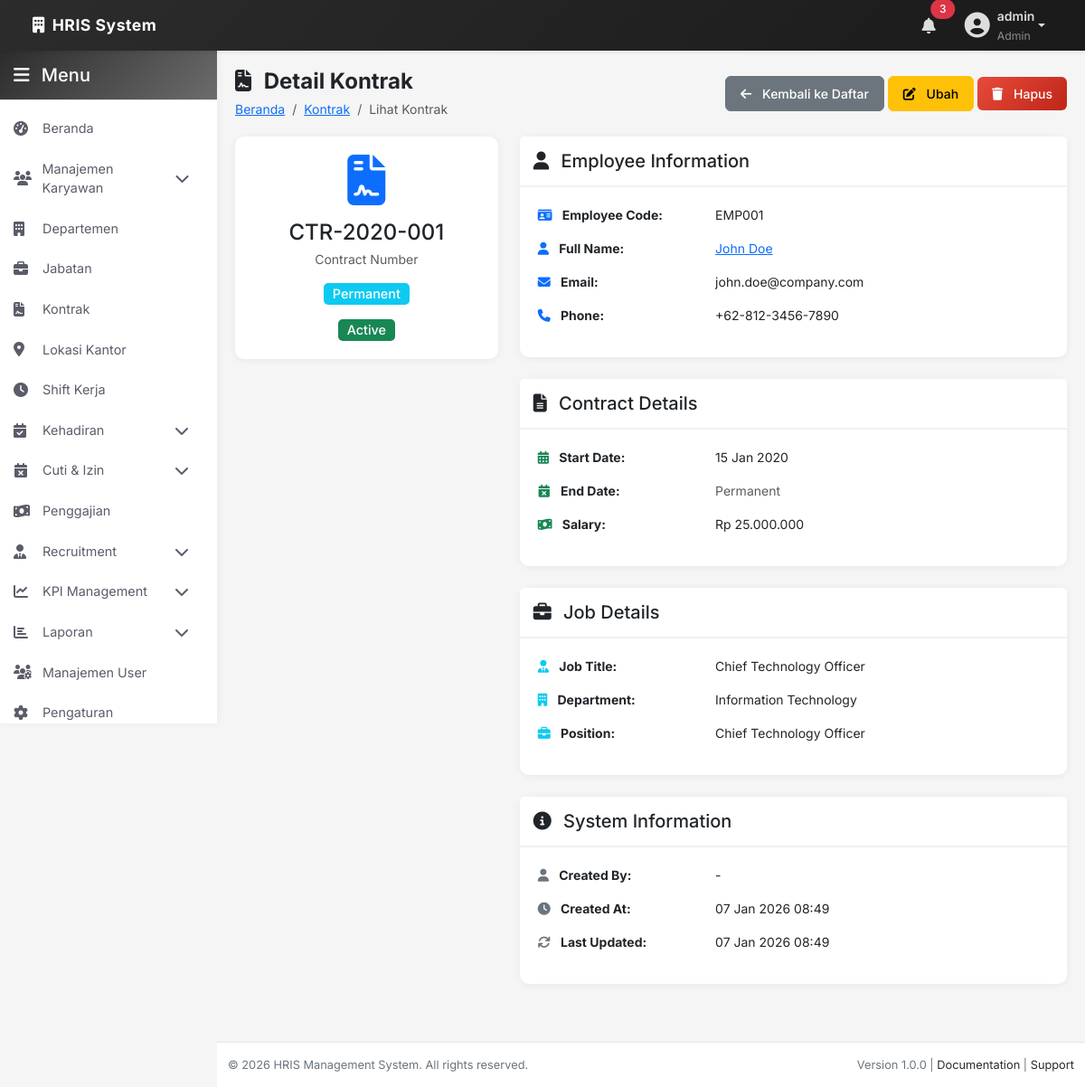
/admin/contracts/view.php?id=1 (signed in), run on the app's committed database.
### tables this page shows
CREATE TABLE `contracts` (
  `id` int(11) NOT NULL,
  `employee_id` int(11) NOT NULL,
  `contract_number` varchar(50) NOT NULL,
  `contract_type` enum('Permanent','Contract','Probation','Internship','Freelance') NOT NULL,
  `start_date` date NOT NULL,
  `end_date` date DEFAULT NULL,
  `salary` decimal(12,2) DEFAULT NULL,
  `job_title` varchar(100) DEFAULT NULL,
  `department_id` int(11) DEFAULT NULL,
  `position_id` int(11) DEFAULT NULL,
  `contract_status` enum('Active','Expired','Terminated','Renewed') DEFAULT 'Active',
  `contract_file` varchar(255) DEFAULT NULL,
  `notes` text DEFAULT NULL,
  `created_by` int(11) DEFAULT NULL,
  `created_at` timestamp NOT NULL DEFAULT current_timestamp(),
  `updated_at` timestamp NOT NULL DEFAULT current_timestamp() ON UPDATE current_timestamp()
);

CREATE TABLE `employees` (
  `id` int(11) NOT NULL,
  `employee_code` varchar(20) NOT NULL,
  `first_name` varchar(50) NOT NULL,
  `last_name` varchar(50) NOT NULL,
  `email` varchar(100) NOT NULL,
  `phone` varchar(20) DEFAULT NULL,
  `date_of_birth` date DEFAULT NULL,
  `gender` enum('Male','Female','Other') NOT NULL,
  `address` text DEFAULT NULL,
  `department_id` int(11) DEFAULT NULL,
  `position_id` int(11) DEFAULT NULL,
  `hire_date` date NOT NULL,
  `employment_status` enum('Active','Inactive','On Leave','Terminated') DEFAULT 'Active',
  `basic_salary` decimal(15,2) DEFAULT 0.00,
  `salary` decimal(12,2) DEFAULT NULL,
  `photo` varchar(255) DEFAULT NULL,
  `user_id` int(11) DEFAULT NULL,
  `created_at` timestamp NOT NULL DEFAULT current_timestamp(),
  `updated_at` timestamp NOT NULL DEFAULT current_timestamp() ON UPDATE current_timestamp()
);

CREATE TABLE `departments` (
  `id` int(11) NOT NULL,
  `department_name` varchar(100) NOT NULL,
  `department_code` varchar(20) NOT NULL,
  `description` text DEFAULT NULL,
  `created_at` timestamp NOT NULL DEFAULT current_timestamp(),
  `updated_at` timestamp NOT NULL DEFAULT current_timestamp() ON UPDATE current_timestamp()
);

CREATE TABLE `positions` (
  `id` int(11) NOT NULL,
  `position_name` varchar(100) NOT NULL,
  `level` int(11) DEFAULT NULL,
  `position_code` varchar(20) NOT NULL,
  `description` text DEFAULT NULL,
  `created_at` timestamp NOT NULL DEFAULT current_timestamp(),
  `updated_at` timestamp NOT NULL DEFAULT current_timestamp() ON UPDATE current_timestamp()
);

### includes/functions.php (called while the page is built, shortened)
<?php
function formatDate($date, $format = 'd M Y') {
    return date($format, strtotime($date));
}
function formatCurrency($amount) {
    return 'Rp ' . number_format($amount, 0, ',', '.');
}

### admin/contracts/view.php (the view, shortened to what this page needs)
<?php
include __DIR__ . '/../includes/header.php';
include __DIR__ . '/../includes/sidebar.php';
$id = $_GET['id'] ?? 0;
try {
    $stmt = $pdo->prepare("SELECT c.*,
                           CONCAT(e.first_name, ' ', e.last_name) as employee_name,
                           e.employee_code, e.email as employee_email, e.phone as employee_phone,
                           d.department_name,
                           p.position_name,
                           CONCAT(u.username) as created_by_name
                           FROM contracts c
                           LEFT JOIN employees e ON c.employee_id = e.id
                           LEFT JOIN departments d ON c.department_id = d.id
                           LEFT JOIN positions p ON c.position_id = p.id
                           LEFT JOIN users u ON c.created_by = u.id
                           WHERE c.id = ?");
    $stmt->execute([$id]);
    $contract = $stmt->fetch();
} catch (PDOException $e) {
    error_log("Error fetching contract: " . $e->getMessage());
    redirect('/hrm/admin/contracts/index.php', 'error', 'Error fetching contract details');
}
?>
<div class="page-header">
    <div class="row align-items-center">
        <div class="col-md-6">
            <h1><i class="fas fa-file-contract me-2"></i> Detail Kontrak</h1>
            <nav aria-label="breadcrumb">
                <ol class="breadcrumb">
                    <li class="breadcrumb-item"><a href="/hrm/admin/index.php">Beranda</a></li>
                    <li class="breadcrumb-item"><a href="/hrm/admin/contracts/index.php">Kontrak</a></li>
                    <li class="breadcrumb-item active">Lihat Kontrak</li>
                </ol>
            </nav>
        </div>
        <div class="col-md-6 text-md-end">
            <a href="/hrm/admin/contracts/index.php" class="btn btn-secondary">
                <i class="fas fa-arrow-left me-2"></i> Kembali ke Daftar
            </a>
            <a href="/hrm/admin/contracts/edit.php?id=<?php echo $contract['id']; ?>" class="btn btn-warning">
                <i class="fas fa-edit me-2"></i> Ubah
            </a>
            <button onclick="confirmDelete('/hrm/admin/contracts/delete.php?id=<?php echo $contract['id']; ?>', 'Hapus Kontrak?', 'Ini akan menghapus permanen kontrak ini')"
                    class="btn btn-danger">
                <i class="fas fa-trash me-2"></i> Hapus
            </button>
        </div>
    </div>
</div>
<div class="row">
    <div class="col-lg-4 mb-4">
        <div class="card fade-in">
            <div class="card-body text-center">
                <div class="mb-3">
                    <i class="fas fa-file-contract fa-4x text-primary"></i>
                </div>
                <h4 class="mb-1"><?php echo htmlspecialchars($contract['contract_number']); ?></h4>
                <p class="text-muted mb-3">Contract Number</p>
                <span class="badge bg-info mb-3" style="font-size: 0.9rem;">
                    <?php echo htmlspecialchars($contract['contract_type']); ?>
                </span>
                <?php
                $statusClass = '';
                switch ($contract['contract_status']) {
                    case 'Active': $statusClass = 'bg-success'; break;
                }
                ?>
                <br>
                <span class="badge <?php echo $statusClass; ?>" style="font-size: 0.9rem;">
                    <?php echo htmlspecialchars($contract['contract_status']); ?>
                </span>
            </div>
        </div>
    </div>
    <div class="col-lg-8 mb-4">
        <div class="card fade-in mb-4">
            <div class="card-header">
                <h5 class="mb-0">
                    <i class="fas fa-user me-2"></i> Employee Information
                </h5>
            </div>
            <div class="card-body">
                <div class="row mb-3">
                    <div class="col-md-4">
                        <strong><i class="fas fa-id-card me-2 text-primary"></i> Employee Code:</strong>
                    </div>
                    <div class="col-md-8">
                        <?php echo htmlspecialchars($contract['employee_code']); ?>
                    </div>
                </div>
                <div class="row mb-3">
                    <div class="col-md-4">
                        <strong><i class="fas fa-user me-2 text-primary"></i> Full Name:</strong>
                    </div>
                    <div class="col-md-8">
                        <a href="/hrm/admin/employees/view.php?id=<?php echo $contract['employee_id']; ?>">
                            <?php echo htmlspecialchars($contract['employee_name']); ?>
                        </a>
                    </div>
                </div>
                <div class="row mb-3">
                    <div class="col-md-4">
                        <strong><i class="fas fa-envelope me-2 text-primary"></i> Email:</strong>
                    </div>
                    <div class="col-md-8">
                        <?php echo htmlspecialchars($contract['employee_email'] ?? '-'); ?>
                    </div>
                </div>
                <div class="row mb-3">
                    <div class="col-md-4">
                        <strong><i class="fas fa-phone me-2 text-primary"></i> Phone:</strong>
                    </div>
                    <div class="col-md-8">
                        <?php echo htmlspecialchars($contract['employee_phone'] ?? '-'); ?>
                    </div>
                </div>
            </div>
        </div>
        <div class="card fade-in mb-4">
            <div class="card-header">
                <h5 class="mb-0">
                    <i class="fas fa-file-alt me-2"></i> Contract Details
                </h5>
            </div>
            <div class="card-body">
                <div class="row mb-3">
                    <div class="col-md-4">
                        <strong><i class="fas fa-calendar-alt me-2 text-success"></i> Start Date:</strong>
                    </div>
                    <div class="col-md-8">
                        <?php echo formatDate($contract['start_date']); ?>
                    </div>
                </div>
                <div class="row mb-3">
                    <div class="col-md-4">
                        <strong><i class="fas fa-calendar-times me-2 text-success"></i> End Date:</strong>
                    </div>
                    <div class="col-md-8">
                        <?php echo $contract['end_date'] ? formatDate($contract['end_date']) : '<span class="text-muted">Permanent</span>'; ?>
                    </div>
                </div>
                <div class="row mb-3">
                    <div class="col-md-4">
                        <strong><i class="fas fa-money-bill-wave me-2 text-success"></i> Salary:</strong>
                    </div>
                    <div class="col-md-8">
                        <?php echo $contract['salary'] ? formatCurrency($contract['salary']) : '-'; ?>
                    </div>
                </div>
            </div>
        </div>
        <div class="card fade-in mb-4">
            <div class="card-header">
                <h5 class="mb-0">
                    <i class="fas fa-briefcase me-2"></i> Job Details
                </h5>
            </div>
            <div class="card-body">
                <div class="row mb-3">
                    <div class="col-md-4">
                        <strong><i class="fas fa-user-tie me-2 text-info"></i> Job Title:</strong>
                    </div>
                    <div class="col-md-8">
                        <?php echo htmlspecialchars($contract['job_title'] ?? '-'); ?>
                    </div>
                </div>
                <div class="row mb-3">
                    <div class="col-md-4">
                        <strong><i class="fas fa-building me-2 text-info"></i> Department:</strong>
                    </div>
                    <div class="col-md-8">
                        <?php echo htmlspecialchars($contract['department_name'] ?? '-'); ?>
                    </div>
                </div>
                <div class="row mb-3">
                    <div class="col-md-4">
                        <strong><i class="fas fa-briefcase me-2 text-info"></i> Position:</strong>
                    </div>
                    <div class="col-md-8">
                        <?php echo htmlspecialchars($contract['position_name'] ?? '-'); ?>
                    </div>
                </div>
            </div>
        </div>
        <div class="card fade-in">
            <div class="card-header">
                <h5 class="mb-0">
                    <i class="fas fa-info-circle me-2"></i> System Information
                </h5>
            </div>
            <div class="card-body">
                <div class="row mb-3">
                    <div class="col-md-4">
                        <strong><i class="fas fa-user me-2 text-secondary"></i> Created By:</strong>
                    </div>
                    <div class="col-md-8">
                        <?php echo htmlspecialchars($contract['created_by_name'] ?? '-'); ?>
                    </div>
                </div>
                <div class="row mb-3">
                    <div class="col-md-4">
                        <strong><i class="fas fa-clock me-2 text-secondary"></i> Created At:</strong>
                    </div>
                    <div class="col-md-8">
                        <?php echo formatDate($contract['created_at'], 'd M Y H:i'); ?>
                    </div>
                </div>
                <div class="row mb-3">
                    <div class="col-md-4">
                        <strong><i class="fas fa-sync me-2 text-secondary"></i> Last Updated:</strong>
                    </div>
                    <div class="col-md-8">
                        <?php echo formatDate($contract['updated_at'], 'd M Y H:i'); ?>
                    </div>
                </div>
            </div>
        </div>
    </div>
</div>
<?php include __DIR__ . '/../includes/footer.php'; ?>

### assets/css/style.css (style rules this page uses)
:root { --primary-color: #2c2c2c; --primary-dark: #1a1a1a; --primary-light: #404040; --secondary-color: #6c6c6c; --success-color: #4a4a4a; --danger-color: #3a3a3a; --warning-color: #5a5a5a; --info-color: #505050; --light-bg: #f8f9fa; --dark-bg: #2c2c2c; --border-color: #dee2e6; --text-primary: #212529; --text-secondary: #6c757d; --text-muted: #adb5bd; --sidebar-width: 240px; --navbar-height: 56px; --transition: all 0.3s ease; }
* { margin: 0; padding: 0; box-sizing: border-box; }
body { font-family: 'Inter', 'Segoe UI', Tahoma, Geneva, Verdana, sans-serif; background-color: #f5f5f5; color: var(--text-primary); font-size: 0.875rem; line-height: 1.5; }
.page-header { margin-bottom: 20px; }
.page-header h1 { font-size: 1.5rem; font-weight: 700; color: var(--dark-color); margin-bottom: 5px; }
.breadcrumb { background: transparent; padding: 0; margin: 0; }
.card { border: none; border-radius: 10px; box-shadow: 0 1px 8px rgba(0, 0, 0, 0.06); margin-bottom: 20px; transition: transform 0.3s ease, box-shadow 0.3s ease; }
.card-header { background-color: white; border-bottom: 2px solid #f0f0f0; padding: 15px; font-weight: 600; font-size: 1rem; }
.card-body { padding: 20px; }
.btn { border-radius: 6px; padding: 8px 16px; font-weight: 500; font-size: 0.875rem; transition: all 0.3s ease; }
.btn-danger { background: linear-gradient(135deg, #e74a3b, #be2617); border: none; }
.badge { padding: 5px 10px; border-radius: 5px; font-weight: 500; font-size: 0.75rem; }
.fade-in { animation: fadeIn 0.5s ease-out; }

### data on the page
contracts: contract_number "CTR-2020-001", contract_type "Permanent", contract_status "Active", employee.employee_code "EMP001", employee.email "john.doe@company.com", employee.phone "+62-812-3456-7890", start_date "15 Jan 2020", salary "Rp 25.000.000", job_title "Chief Technology Officer", department.department_name "Information Technology", position.position_name "Chief Technology Officer", created_at "07 Jan 2026 08:49", formatDate($contract['updated_at'], 'd M Y H:i') "07 Jan 2026 08:49"

### other printed values
$_SESSION['username'] "admin"
$_SESSION['role'] "Admin"
$contract['employee_name'] "John Doe"
$contract['created_by_name'] "-"
